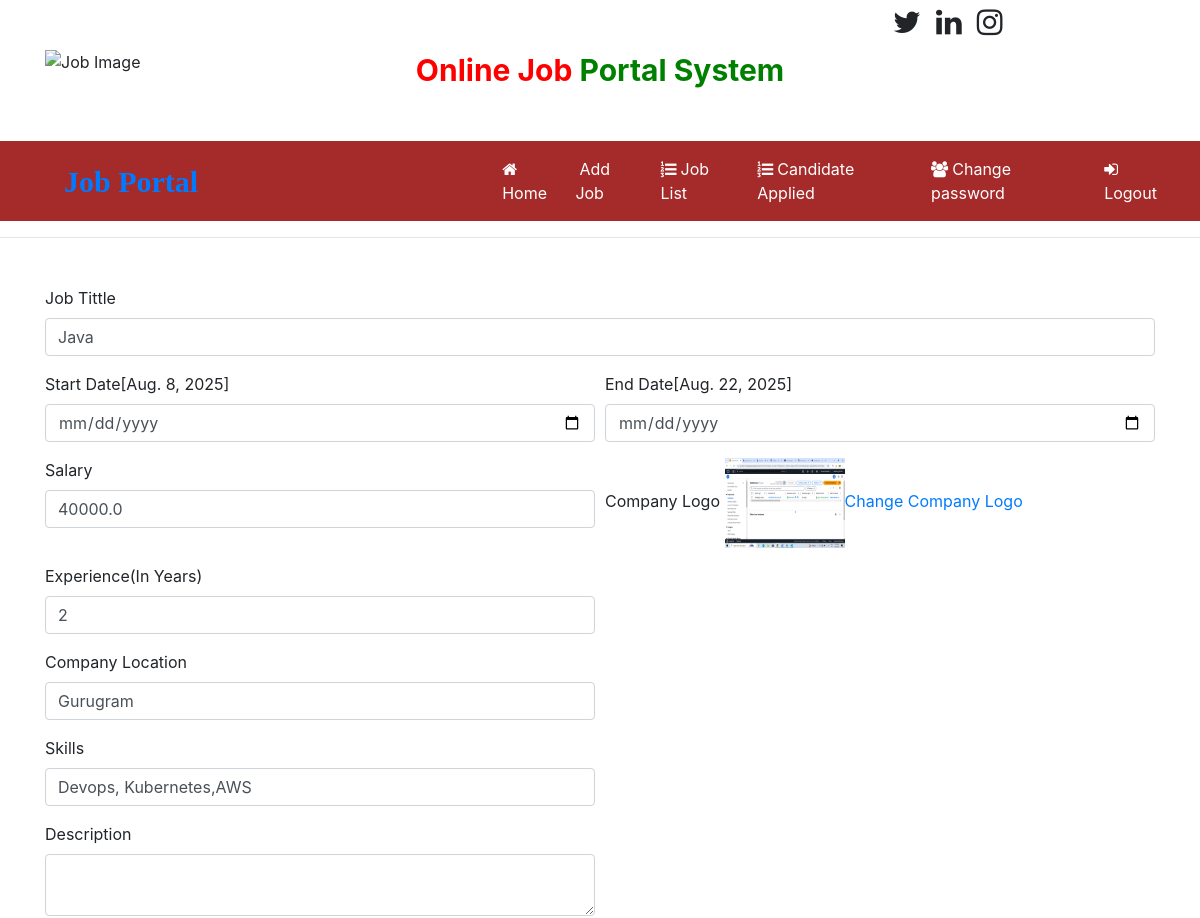
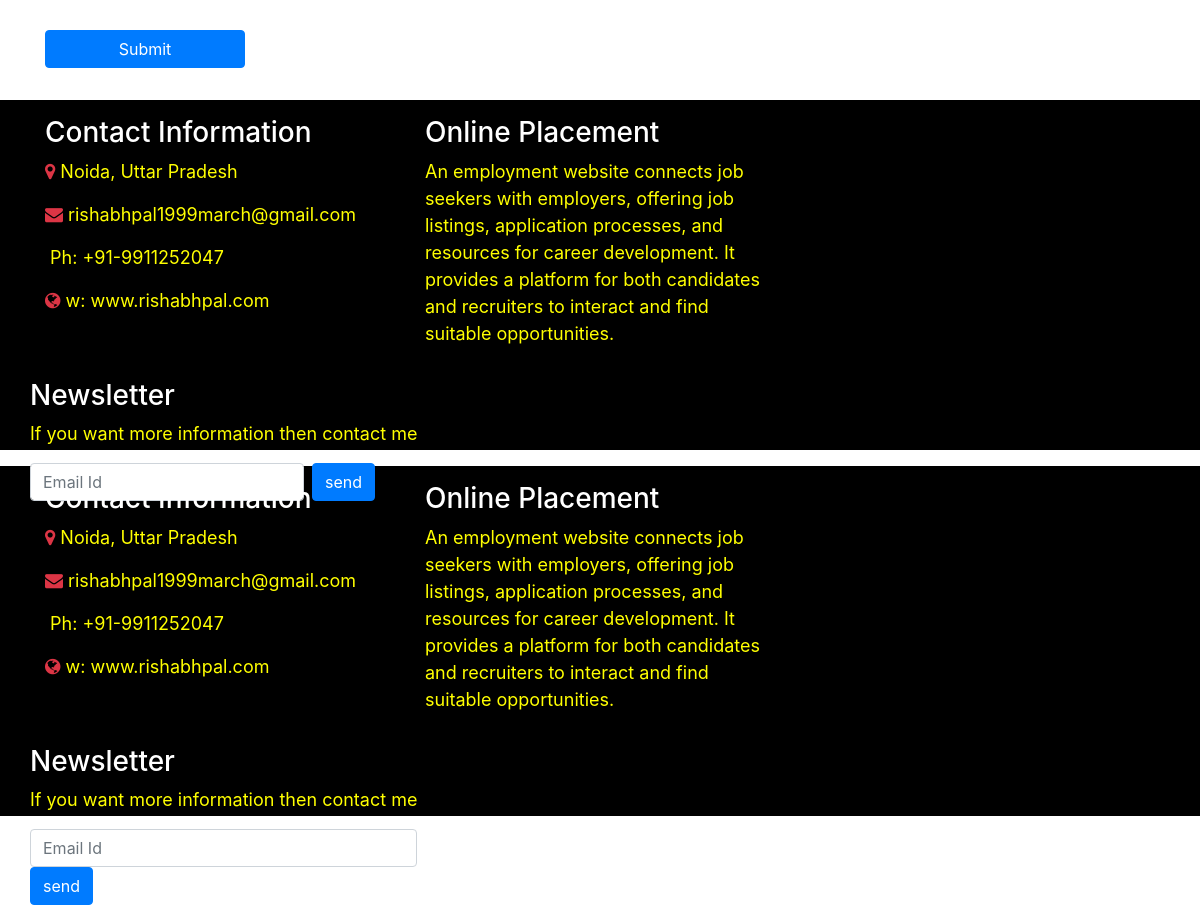
Screenshot of /edit_jobdetail/1 (signed in) with the database file from the repository (2 pictures, top to bottom).
### job/models.py (models this page shows, shortened)
class Job(models.Model):
    recruiter = models.ForeignKey(Recruiter, on_delete=models.CASCADE)
    start_date=models.DateField()
    end_date=models.DateField()
    tittle=models.CharField(max_length=100)
    salary=models.FloatField(max_length=20)
    image=models.FileField()
    description=models.CharField(max_length=300)
    experience=models.CharField(max_length=50)
    location=models.CharField(max_length=100)
    skills=models.CharField(max_length=100)
    creationdate=models.DateField()

### job/views.py (the view, shortened to what this page needs)
# urls.py: path('edit_jobdetail/<int:pid>', edit_jobdetail, name="edit_jobdetail"),
def edit_jobdetail(request,pid):
    if not request.user.is_authenticated:
        return redirect('recruiter_login')  # Redirect to login page if not authenticated
    error=""
    job=Job.objects.get(id=pid)
    d={'error':error,'job':job}
    return render(request, 'edit_jobdetail.html',d)

### job/templates/edit_jobdetail.html (shortened to what this page needs)
{% load static %}
{% block body %}
  {% include 'recruiter_navigation.html' %}
  <hr>
<form name="signup" class="container mt-5" onsubmit="return checkpass();" method="post" enctype="multipart/form-data">
    <div class="form-row">
        <div class="form-group col-md-12">
            <label>Job Tittle</label>
            <input type="text" class="form-control" name="jobtitle" value="{{job.tittle}}">
        </div>
    </div>
    <div class="form-row">
        <div class="form-group col-md-6">
            <label>Start Date</label>[{{job.start_date}}]
            <input type="date" class="form-control" name="startdate">
        </div>
        <div class="form-group col-md-6">
            <label>End Date</label>[{{job.end_date}}]
            <input type="date" class="form-control" name="enddate">
        </div>
    </div>
    <div class="form-row">
        <div class="form-group col-md-6">
            <label>Salary</label>
            <input type="text" class="form-control" name="salary" value="{{job.salary}}">
        </div>
        <div class="form-group col-md-6">
            <label>Company Logo</label>
            <img src="{{job.image.url}}" width="120" height="90"><a href="{% url 'change_companylogo' job.id %}">Change Company Logo</a>
        </div>
    </div>
    <div class="form-row">
        <div class="form-group col-md-6">
            <label>Experience(In Years)</label>
            <input type="text" class="form-control" name="experience" value="{{job.experience}}">
        </div>
    </div>
    <div class="form-row">
        <div class="form-group col-md-6">
            <label>Company Location</label>
            <input type="text" class="form-control" name="location" value="{{job.location}}">
        </div>
    </div>
    <div class="form-row">
        <div class="form-group col-md-6">
            <label>Skills</label>
            <input type="text"  class="form-control" name="skills" value="{{job.skills}}">
        </div>
    </div>
    <div class="form-row">
        <div class="form-group col-md-6">
            <label>Description</label>
            <textarea class="form-control" name="description" value="{{job.description}}"></textarea>
        </div>
    </div>
    <input type="submit" value="Submit" class="btn btn-primary my-3" style="width:200px">
</form>
{% include "footer.html" %}
  {% include "footer.html" %}
{% endblock %}

### rows the page displays
Job: jobtitle "Java", start_date "Aug. 8, 2025", end_date "Aug. 22, 2025", salary "40000.0", image (picture), experience "2", location "Gurugram", skills "Devops, Kubernetes,AWS"
